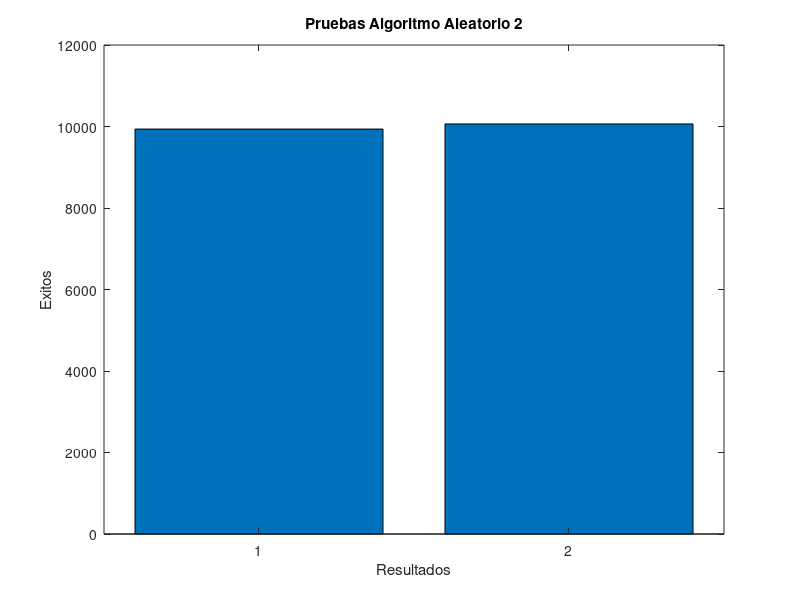

Reproduce this figure in MATLAB.

contador_unos = 0;
contador_dos = 0;

for n = 1:20000

    flip = randi(3); 
    while(flip == 3 )
        flip = randi(3); 
    end
    
    if flip == 1
        contador_unos = contador_unos + 1 ;
    end
    
    if flip == 2
        contador_dos = contador_dos + 1 ; 
    end 
end

y = [contador_unos, contador_dos];
bar(y)
title('Pruebas Algoritmo Aleatorio 2')
xlabel('Resultados') % x-axis label
ylabel('Exitos') % y-axis label